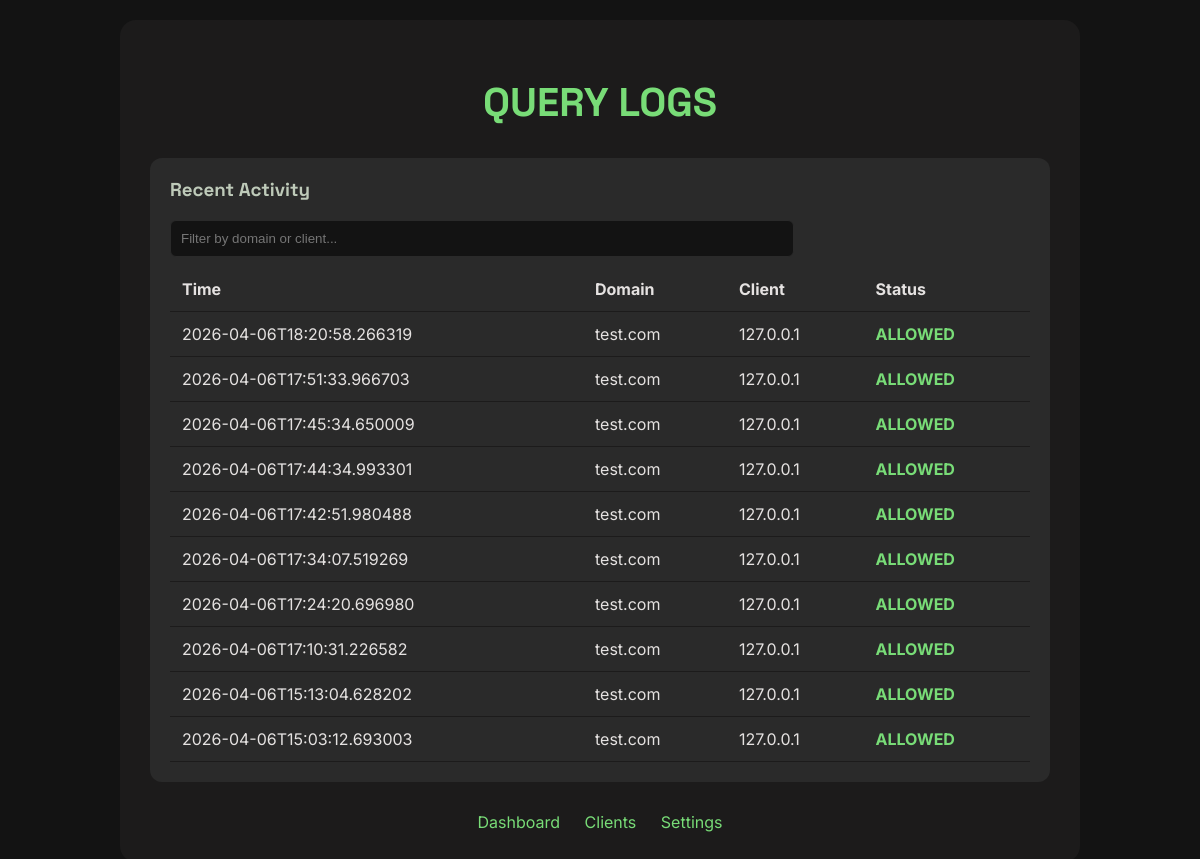
Page /logs on the earlier database version.
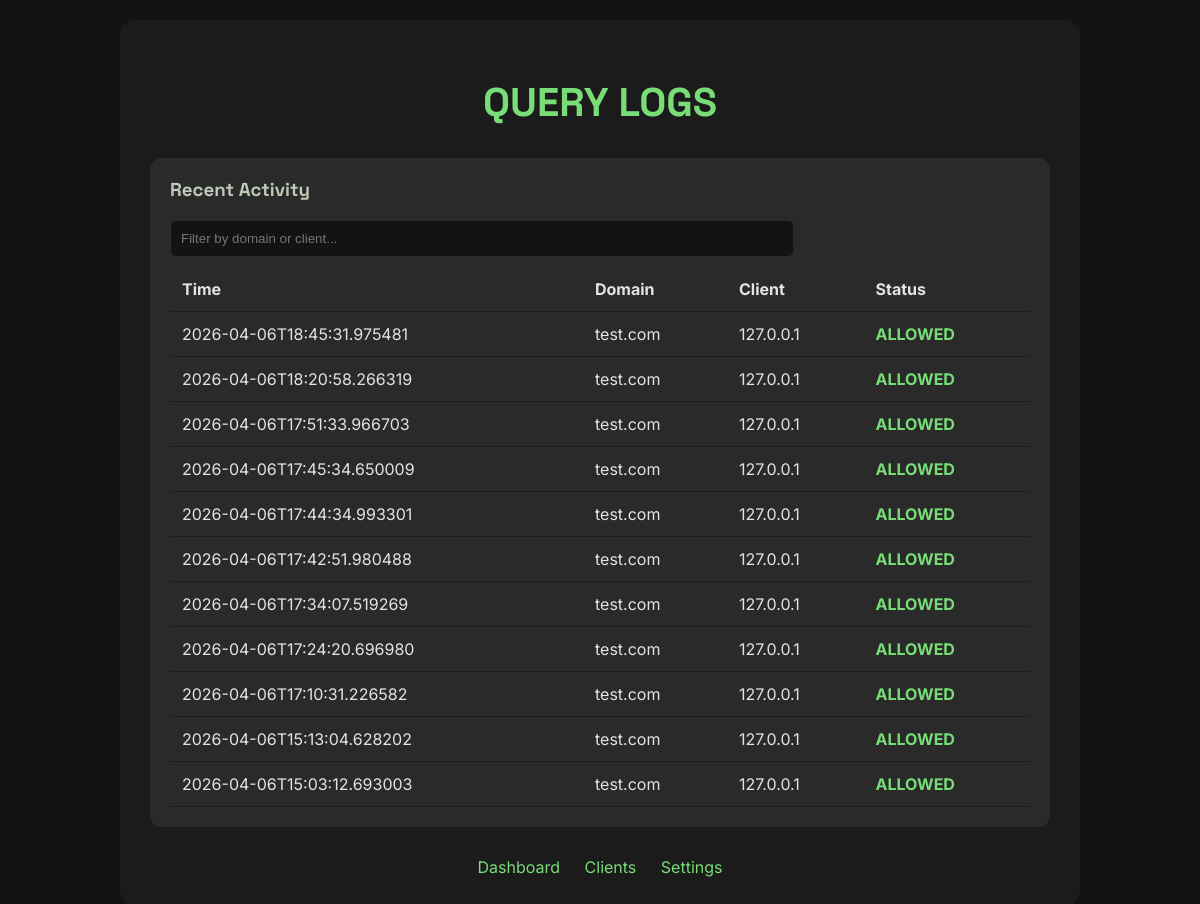
Same page on the later database version.
### tables this page shows
CREATE TABLE queries
                 (timestamp TEXT, domain TEXT, client TEXT, status TEXT);

### python/dashboard.py (the view)
@app.route('/logs')
def logs():
    conn = get_db_conn()
    c = conn.cursor()
    c.execute("SELECT * FROM queries ORDER BY timestamp DESC LIMIT 100")
    log_data = [dict(row) for row in c.fetchall()]
    conn.close()
    return render_template('logs.html', logs=log_data)

### python/dashboard.py (called while the page is built)
def get_db_conn():
    conn = sqlite3.connect(DB_PATH)
    conn.row_factory = sqlite3.Row
    return conn

def check_auth():
    if not manager.dashboard_password: return True
    return session.get('authenticated', False)

@app.before_request
def require_login():
    if request.endpoint in ['login', 'static']: return
    if not check_auth(): return redirect(url_for('login'))

### gui/templates/logs.html (shortened to what this page needs)
<!DOCTYPE html>
<html lang="en">
<head>
    <link rel="stylesheet" href="{{ url_for('static', filename='styles.css') }}">
</head>
<body>
    <div class="container">
        <h1>QUERY LOGS</h1>
        <div class="card">
            <h3>Recent Activity</h3>
            <input type="text" id="log-filter" placeholder="Filter by domain or client..." onkeyup="filterLogs()">
            <table id="logs-table">
                <thead>
                    <tr>
                        <th>Time</th>
                        <th>Domain</th>
                        <th>Client</th>
                        <th>Status</th>
                    </tr>
                </thead>
                <tbody>
                    {% for log in logs %}
                        <tr class="{{ 'status-blocked' if log.status == 'BLOCKED' else 'status-allowed' }}">
                            <td>{{ log.timestamp }}</td>
                            <td>{{ log.domain }}</td>
                            <td>{{ log.client }}</td>
                            <td><strong>{{ log.status }}</strong></td>
                        </tr>
                    {% endfor %}
                </tbody>
            </table>
        </div>
        <div class="nav-links">
            <a href="/">Dashboard</a>
            <a href="/clients">Clients</a>
            <a href="/settings">Settings</a>
        </div>
    </div>
</body>
</html>

### gui/static/styles.css (style rules this page uses)
:root { --bg-color: #131313; --surface-color: #1c1b1b; --card-color: #2a2a2a; --primary-color: #78dc77; --secondary-color: #ffb4a9; --text-primary: #e5e2e1; --text-secondary: #becab9; --accent-color: #4caf50; --error-color: #ffb4ab; }
body { font-family: 'Inter', sans-serif; background-color: var(--bg-color); color: var(--text-primary); margin: 0; padding: 20px; }
.container { max-width: 900px; margin: auto; background: var(--surface-color); padding: 30px; border-radius: 16px; min-height: 80vh; }
h1 { font-family: 'Space Grotesk', sans-serif; font-size: 2.5rem; margin-bottom: 30px; color: var(--primary-color); text-align: center; }
.card { background: var(--card-color); padding: 20px; border-radius: 12px; margin-bottom: 20px; }
.card h3 { margin-top: 0; font-family: 'Space Grotesk', sans-serif; color: var(--text-secondary); }
input[type="text"] { background: var(--bg-color); border: 1px solid var(--card-color); color: var(--text-primary); padding: 10px; border-radius: 6px; width: 70%; margin-bottom: 10px; }
table { width: 100%; border-collapse: collapse; }
th, td { text-align: left; padding: 12px; border-bottom: 1px solid var(--surface-color); }
.nav-links { margin-top: 30px; text-align: center; }
.nav-links a { color: var(--primary-color); text-decoration: none; margin: 0 10px; }
.status-allowed strong { color: var(--primary-color); }

Differences in the rows shown:
added queries: timestamp "2026-04-06T18:45:31.975481", domain "test.com", client "127.0.0.1", status "ALLOWED"
